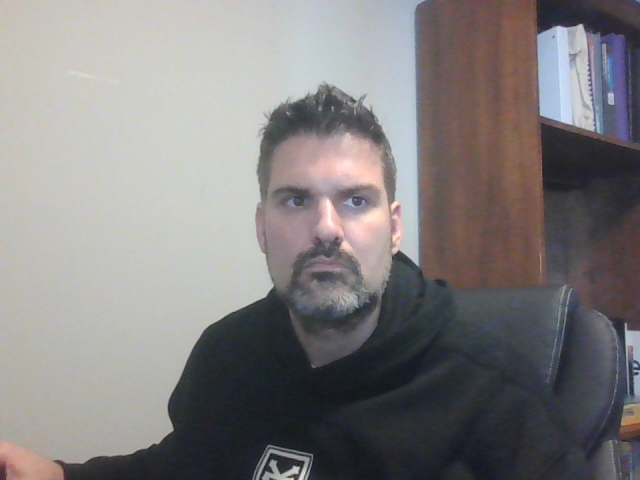
#> input picture dataset/images/class1/img_0001.png, 640 x 480 px
$ python -i centeriris.py   (imports and definitions only)
#> lines starting #> are read from the running program, lines starting #| are printed output that depends on the picture; after the words box and inside, x2 and y2 are one past the last pixel; in counts of white or black regions, pixels touching at a corner belong together
# centeriris.py
from __future__ import annotations

import os
import math
import numpy as np
import cv2

from typing import Optional

PI = math.pi


def cascade_path(local_name: str) -> str:
    local_dir = os.path.join(os.path.dirname(__file__), "haarcascades")
    p_local = os.path.join(local_dir, local_name)
    if os.path.isfile(p_local):
        return p_local
    return os.path.join(cv2.data.haarcascades, local_name)


class CenterIris:
    """
    Python clone aligned to old CenterIris.cpp logic:
      - resize to 1024x768
      - detect biggest face
      - compute RIGHT eye bbox with fixed ratios
      - irisDetect() with:
          complement = 255 - gray
          GaussianBlur(5x5)
          threshold(..., THRESH_BINARY_INV)
          mask2 = local minima per 5x5 block
          mask cleanup with rmin gate
          partiald(..., sigma=999, n=600, part="iris")
      - output: [ix, iy, fx, fy, fw, fh] in 1024x768 coords
    """

    def __init__(self, n_poly: int = 600, max_candidates: Optional[int] = 600):
        face_path = cascade_path("haarcascade_frontalface_alt2.xml")
        self.face_cascade = cv2.CascadeClassifier(face_path)
        if self.face_cascade.empty():
            raise RuntimeError(f"Cannot load face cascade: {face_path}")

        self.n = int(n_poly)

        # Precompute trig like polygon sampling (n points)
        angles = (2.0 * PI) * (np.arange(self.n, dtype=np.float32) / self.n)
        self._sin = np.sin(angles).astype(np.float32)
        self._cos = np.cos(angles).astype(np.float32)

        # Indices used in C++ for "iris" (3 arcs)
        n = self.n
        a1 = int(math.floor(n / 8.0 + 0.5))
        a2s = int(math.floor((3 * n / 8.0 + 1) + 0.5))
        a2e = int(math.floor(5 * n / 8.0 + 0.5))
        a3s = int(math.floor((7 * n / 8.0 + 1) + 0.5))
        self._arc1 = np.arange(0, a1, dtype=np.int32)
        self._arc2 = np.arange(a2s, a2e, dtype=np.int32)
        self._arc3 = np.arange(a3s, n, dtype=np.int32)

        # sigma=999 => box filter 7 taps (exact values in C++)
        self._k_box7 = (np.ones(7, dtype=np.float32) * (1.0 / 7.0)).reshape(1, 7)

        # C++ bbox ratios (RIGHT EYE)
        self.left_r = 0.2
        self.right_r = 0.58
        self.oben_r = 0.28
        self.unten_r = 0.5

        # If not None: cap number of candidate centers for speed
        self.max_candidates = max_candidates

    def _get_bbox_features(self, img_gray_1024):
        faces = self.face_cascade.detectMultiScale(
            img_gray_1024,
            scaleFactor=1.1,
            minNeighbors=3,
            flags=cv2.CASCADE_FIND_BIGGEST_OBJECT
        )
        if len(faces) == 0:
            return None, None

        # biggest face
        faces = sorted(faces, key=lambda r: r[2] * r[3], reverse=True)
        fx, fy, fw, fh = [int(v) for v in faces[0]]

        ex = int(fx + fw * self.left_r)
        ey = int(fy + fh * self.oben_r)
        ew = int(fw * (1.0 - self.right_r - self.left_r))
        eh = int(fh * (1.0 - self.oben_r - self.unten_r))

        face = (fx, fy, fw, fh)
        right_eye = (ex, ey, ew, eh)
        return face, right_eye

    def _lineint_fast(self, I01: np.ndarray, row: float, col: float, r: float, part: str) -> float:
        """
        C++ lineint(I, x, y, r, n, part)
          - x is ROW index, y is COL index in their code
          - vectX = x - r*sin(theta)  -> row samples
          - vectY = y + r*cos(theta)  -> col samples
          - uses nearest sampling floor(v + 0.5)
          - iris uses 3 arcs, then L = (2*s)/n
        """
        H, W = I01.shape[:2]

        rr = row - r * self._sin
        cc = col + r * self._cos

        # Out-of-image => return 0 like C++
        if (rr.max() >= (H - 1)) or (cc.max() >= (W - 1)) or (rr.min() <= 0) or (cc.min() <= 0):
            return 0.0

        rri = np.floor(rr + 0.5).astype(np.int32)
        cci = np.floor(cc + 0.5).astype(np.int32)

        if part == "pupil":
            return float(np.mean(I01[rri, cci]))

        s = 0.0
        s += float(np.sum(I01[rri[self._arc1], cci[self._arc1]]))
        s += float(np.sum(I01[rri[self._arc2], cci[self._arc2]]))
        s += float(np.sum(I01[rri[self._arc3], cci[self._arc3]]))
        # L = (2*s)/n
        return (2.0 * s) / float(self.n)

    def _partiald(self, I01: np.ndarray, row: int, col: int, rmin: float, rmax: float, part="iris"):
        """
        C++ partiald(I, x, y, rmin, rmax, sigma, n, part)
        We implement sigma=999 case (box7 smoothing).
        Returns: (max_blur, radius_at_max)
        """
        radii = np.arange(int(rmin), int(rmax), 1, dtype=np.float32)
        if radii.size < 2:
            return 0.0, float(rmin)

        Ls = []
        diffs = [0.0]  # first diff assumed 0

        prev_L = None
        for r in radii:
            L = self._lineint_fast(I01, float(row), float(col), float(r), part)
            if L == 0.0:
                break
            Ls.append(L)
            if prev_L is not None:
                diffs.append(L - prev_L)
            prev_L = L

        if len(diffs) < 3:
            return 0.0, float(rmin)

        diffs = np.array(diffs, dtype=np.float32)[None, :]  # 1 x N

        # sigma=999 => box filter length 7, anchor Point(0) like C++
        blur = cv2.filter2D(diffs, ddepth=-1, kernel=self._k_box7, anchor=(0, 0), borderType=cv2.BORDER_CONSTANT)
        blur = np.abs(blur).reshape(-1)

        idx = int(np.argmax(blur))
        idx = max(0, min(idx, len(radii) - 1))
        return float(blur[idx]), float(radii[idx])

    def iris_detect(self, img_eye_bgr: np.ndarray, rmin: float, rmax: float):
        """
        C++ irisDetect(imgEye, rmin, rmax) but with optional candidate cap.
        Returns (col, row) in EYE ROI coords, like C++ pushes (x,y) as (maxLoc.x, maxLoc.y)
        """
        if img_eye_bgr is None or img_eye_bgr.size == 0:
            return None

        imgEyeGray = cv2.cvtColor(img_eye_bgr, cv2.COLOR_BGR2GRAY)

        # complement = 255 - gray
        complement = (255 - imgEyeGray).astype(np.uint8)

        # GaussianBlur(5x5)
        complement = cv2.GaussianBlur(complement, (5, 5), 0)

        # threshold(..., THRESH_BINARY_INV) with thresh=0 (as in C++)
        _, binary = cv2.threshold(complement, 0, 255, cv2.THRESH_BINARY_INV)

        mask = binary.copy()
        mask2 = mask.copy()

        # imgEyeConvert: (255 - complement) / 255.5
        imgEyeConvert = (255 - complement).astype(np.float32) / 255.5

        H, W = mask.shape[:2]

        # --- mask2: for each 5x5 block, keep min location (C++ uses swapped minLoc x/y in indexing) ---
        for i in range(2, H - 2, 5):
            for j in range(2, W - 2, 5):
                small = imgEyeConvert[i - 2:i + 3, j - 2:j + 3]
                k = int(np.argmin(small))
                rr = k // 5
                cc = k % 5

                mask2[i - 2:i + 3, j - 2:j + 3] = 255

                # replicate the C++ swapped write:
                # mask2.at<uchar>((i-2)+minLoc.x, (j-2)+minLoc.y) = 0
                # where minLoc.x == cc and minLoc.y == rr
                r_write = (i - 2) + cc
                c_write = (j - 2) + rr
                if 0 <= r_write < H and 0 <= c_write < W:
                    mask2[r_write, c_write] = 0

        # --- cleanup mask with rmin gate (as C++) ---
        rmin_i = float(rmin)
        for i in range(H):
            for j in range(W):
                if (i >= (rmin_i - 2)) and (j >= (rmin_i - 2)) and (i < (H - rmin_i - 2)) and (j < (W - rmin_i - 2)):
                    if mask[i, j] != 255:
                        if mask2[i, j] == 255:
                            mask[i, j] = 255
                else:
                    mask[i, j] = 255

        # candidate centers (C++ scans i=9..H-10, j=9..W-10)
        sub = mask[9:H - 10, 9:W - 10]
        ys, xs = np.where(sub != 255)
        if ys.size == 0:
            return None

        # convert back to full coords
        ys = ys + 9
        xs = xs + 9

        # optional cap for speed (keeps behavior stable in realtime)
        if self.max_candidates is not None and ys.size > self.max_candidates:
            # choose best minima by intensity (lower intensity in imgEyeConvert = more likely)
            vals = imgEyeConvert[ys, xs]
            idx = np.argpartition(vals, self.max_candidates)[:self.max_candidates]
            ys, xs = ys[idx], xs[idx]

        best_val = -1.0
        best_rc = None  # (row, col)
        for (r, c) in zip(ys.tolist(), xs.tolist()):
            val, _ = self._partiald(imgEyeConvert, int(r), int(c), rmin, rmax, part="iris")
            if val > best_val:
                best_val = val
                best_rc = (int(r), int(c))

        if best_rc is None:
            return None

        # C++ returns [maxLoc.x, maxLoc.y] where x=col, y=row
        return (best_rc[1], best_rc[0])

    def center_iris(self, frame_bgr_640: np.ndarray):
        """
        Equivalent of CenterIris::centerIris(Mat img)
        Returns:
          ci: [ix, iy, fx, fy, fw, fh] (all in 1024x768 coords)
          resized_1024: resized frame
        """
        resized = cv2.resize(frame_bgr_640, (1024, 768), interpolation=cv2.INTER_LINEAR)
        gray = cv2.cvtColor(resized, cv2.COLOR_BGR2GRAY)

        face, right_eye = self._get_bbox_features(gray)
        if face is None or right_eye is None:
            return None, resized

        fx, fy, fw, fh = face
        ex, ey, ew, eh = right_eye

        if ew <= 0 or eh <= 0:
            return None, resized

        eye_roi = resized[ey:ey + eh, ex:ex + ew]
        rmin = float(ew) * 0.1
        rmax = float(ew) * 0.3

        iris_xy = self.iris_detect(eye_roi, rmin, rmax)
        if iris_xy is None:
            return None, resized

        ix = int(ex + iris_xy[0])
        iy = int(ey + iris_xy[1])

        ci = [ix, iy, fx, fy, fw, fh, ex, ey, ew, eh]
        return ci, resized

>>> import cv2
>>> picture = cv2.imread('dataset/images/class1/img_0001.png')
#> picture is the input picture: shape (480, 640, 3); mean B, G, R 127.4, 126.9, 130
>>> result = CenterIris().center_iris(picture)
#> in center_iris, `gray = cv2.cvtColor(resized, cv2.COLOR_BGR2GRAY)`:
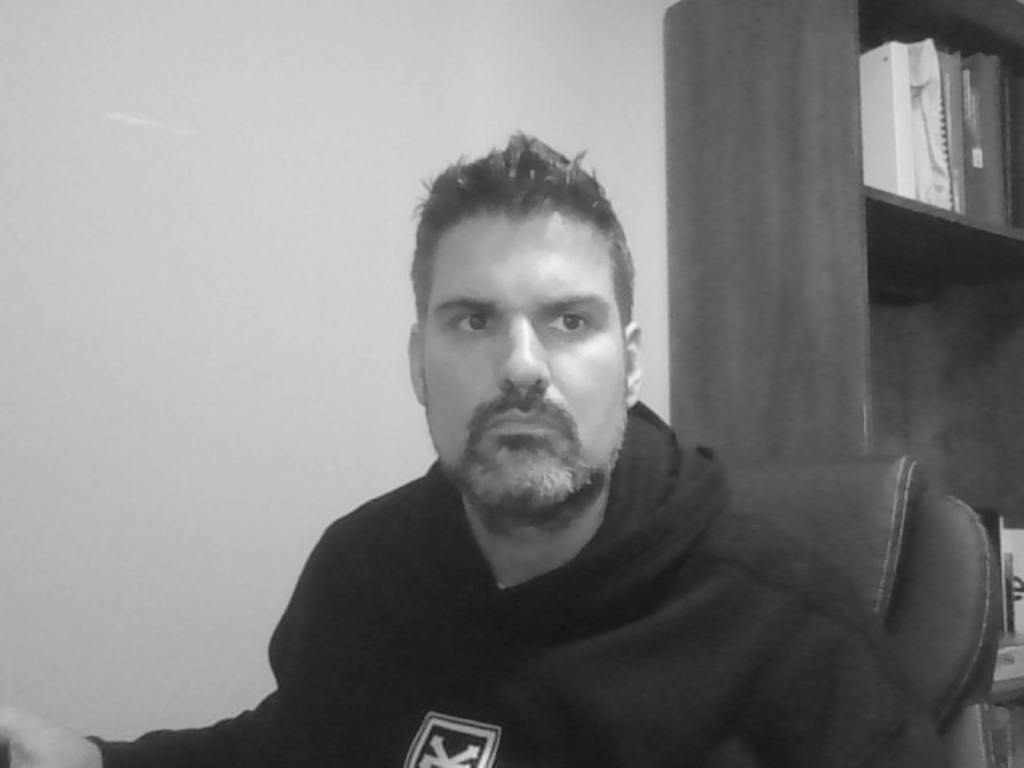
#> gray: shape (768, 1024); min 19, max 247, mean 127.8
#> in _get_bbox_features, `faces = self.face_cascade.detectMultiScale( img_gray_1024, scaleFactor..`: faces = [[398, 221, 258, 258]]
#> in _get_bbox_features, `fx, fy, fw, fh = [int(v) for v in faces[0]]`: fx = 398; fy = 221; fw = 258
#> in _get_bbox_features, `ex = int(fx + fw * self.left_r)`: ex = 449
#> in _get_bbox_features, `ey = int(fy + fh * self.oben_r)`: ey = 293
#> in _get_bbox_features, `ew = int(fw * (1.0 - self.right_r - self.left_r))`: ew = 56
#> in _get_bbox_features, `face = (fx, fy, fw, fh)`: face = (398, 221, 258, 258)
#> in _get_bbox_features, `right_eye = (ex, ey, ew, eh)`: right_eye = (449, 293, 56, 56)
#> in center_iris, `face, right_eye = self._get_bbox_features(gray)`: face = (398, 221, 258, 258); right_eye = (449, 293, 56, 56)
#> in center_iris, `fx, fy, fw, fh = face`: fx = 398; fy = 221; fw = 258
#> in center_iris, `ex, ey, ew, eh = right_eye`: ex = 449; ey = 293; ew = 56
#> in center_iris, `eye_roi = resized[ey:ey + eh, ex:ex + ew]`:
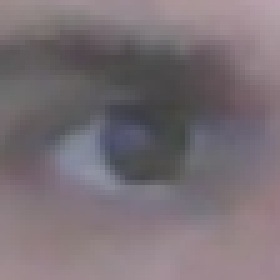
#> eye_roi: shape (56, 56, 3) (shown 5 times larger); mean B, G, R 117.1, 111.5, 121.3
#> in center_iris, `rmin = float(ew) * 0.1`: rmin = 5.6
#> in center_iris, `rmax = float(ew) * 0.3`: rmax = 16.8
#> in iris_detect, `complement = (255 - imgEyeGray).astype(np.uint8)`:
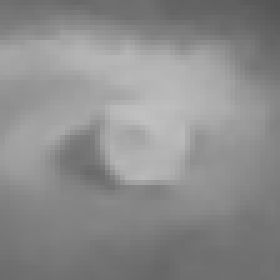
#> complement: shape (56, 56) (shown 5 times larger); min 84, max 192, mean 140
#> in iris_detect, `_, binary = cv2.threshold(complement, 0, 255, cv2.THRESH_BINARY_INV)`: binary: shape (56, 56); every value is 0
#> after the loop in iris_detect, `for i in range(2, H - 2, 5):`:
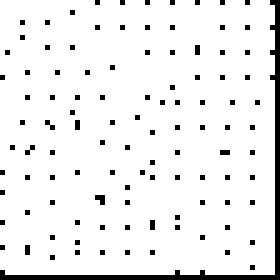
#> mask2: shape (56, 56) (shown 5 times larger); 92.6% white; black in thin lines or dots
#> in iris_detect, `rmin_i = float(rmin)`: rmin_i = 5.6
#> after the loop in iris_detect, `for i in range(H):`:
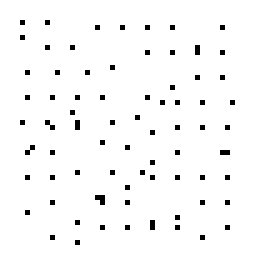
#> mask: shape (56, 56) (shown 5 times larger); 97.4% white; black in thin lines or dots, all inside (x1, y1, x2, y2) = (4, 4, 47, 49)
#> in iris_detect, `sub = mask[9:H - 10, 9:W - 10]`:
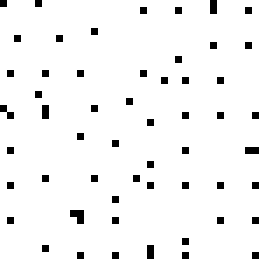
#> sub: shape (37, 37) (shown 7 times larger); 95.5% white; black in thin lines or dots
#> in iris_detect, `ys, xs = np.where(sub != 255)`: ys = 62 values from 0 to 36; xs = 62 values, max 36 at index 29, min 0 at index 0, mean 18.27
#> in iris_detect, `ys = ys + 9`: ys = 62 values from 9 to 45
#> in iris_detect, `xs = xs + 9`: xs = 62 values, max 45 at index 29, min 9 at index 0, mean 27.27
#> the loop in iris_detect, `for (r, c) in zip(ys.tolist(), xs.tolist()):` made 62 passes
#> (r, c, blur in _partiald, idx in _partiald, val, best_val) on passes 1 to 2: (9, 9, [0.00282, 0.00282, 0.00215, 0.00104], 0, 0.00282, 0.00282), (9, 14, [0.00456, 0.00456, 0.0028, 0.00122], 0, 0.00456, 0.00456)
#> (r, c, idx in _partiald, val, best_val) on passes 8, 11, 13: (13, 22, 1, 0.00752, 0.00752), (15, 39, 1, 0.00981, 0.00981), (17, 34, 4, 0.0118, 0.0118)
